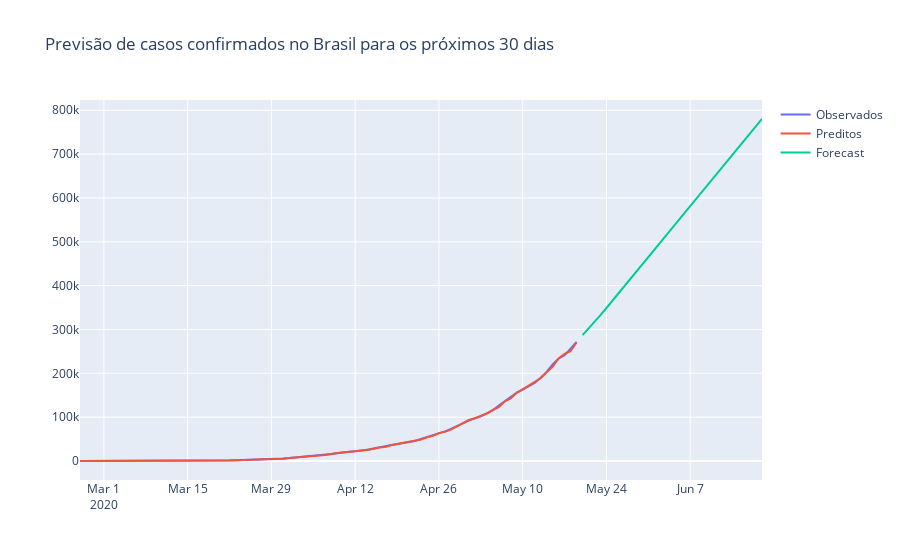

Write notebook code for a chart like this one.
### Code cell
fig = go.Figure(go.Scatter(
    x=confirmados.index, y=confirmados, name='Observados'
))

fig.add_trace(go.Scatter(
    x=confirmados.index, y=modelo.predict_in_sample(), name='Preditos'
))

fig.add_trace(go.Scatter(
    x=pd.date_range('2020-05-20', '2020-06-20'), y=modelo.predict(31),name='Forecast'
))

fig.update_layout(title='Previsão de casos confirmados no Brasil para os próximos 30 dias')
fig.show()
